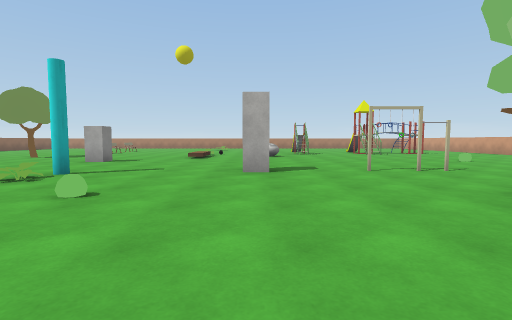
[1] (above)

21 first-person views from a walk through a 3-D level made in the Unity game engine. The camera is 1.2 m above the floor, tilts 4° down and sees 85° across. The floor is counted in squares, 2 m on a side. Each view is taken from the middle of a square. On the plan, view 1 faces up. The plan holds only what a view shows up to about 9 squares ahead; the rest is blank. Some surface patterns are stand-ins.

[2]
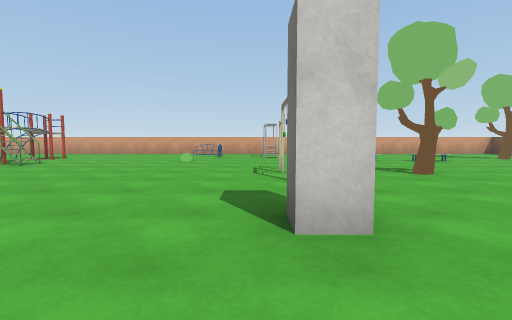

[3]
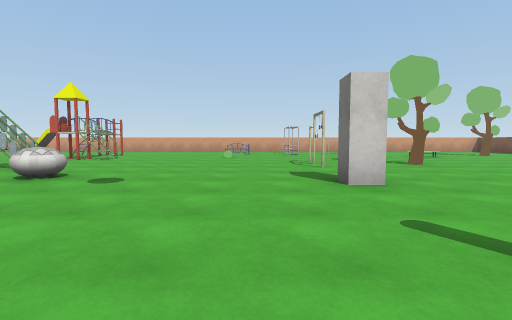

[4]
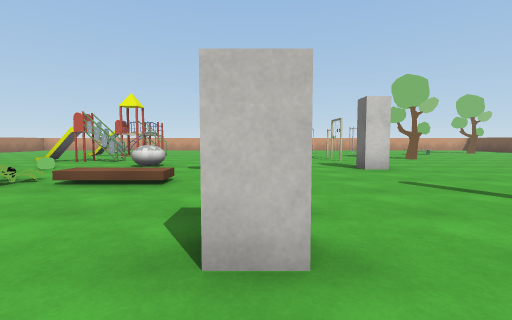

[5]
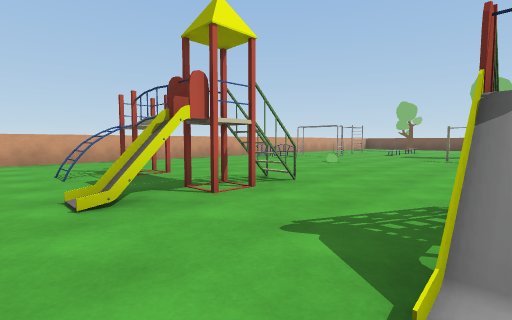

[6]
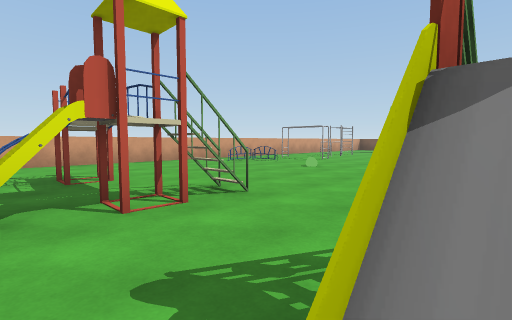

[7]
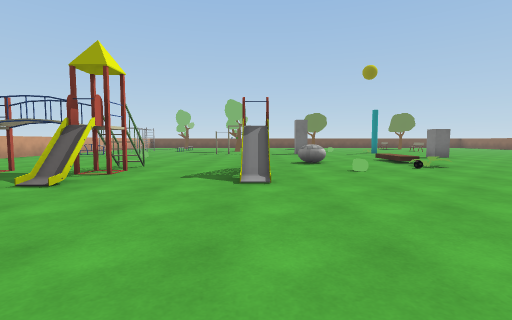

[8]
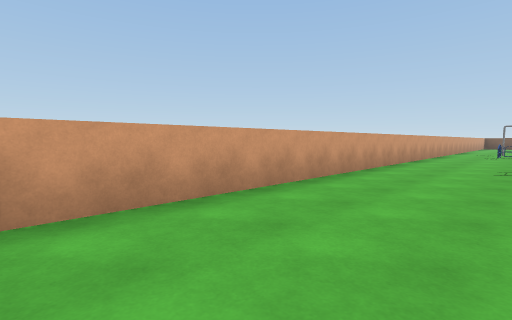

[9]
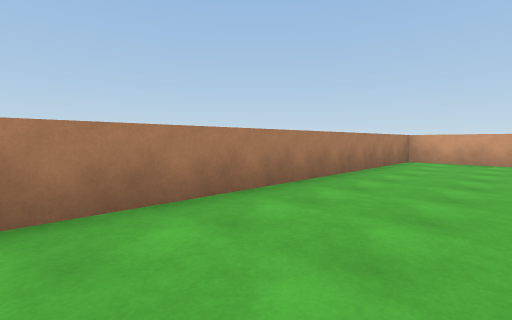

[10]
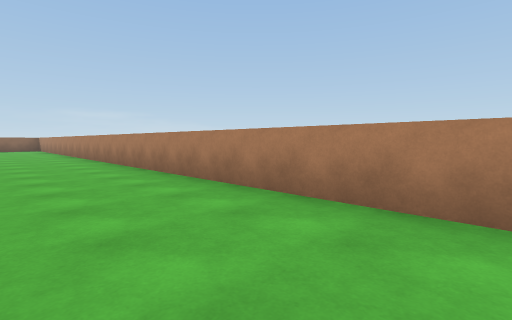

[11]
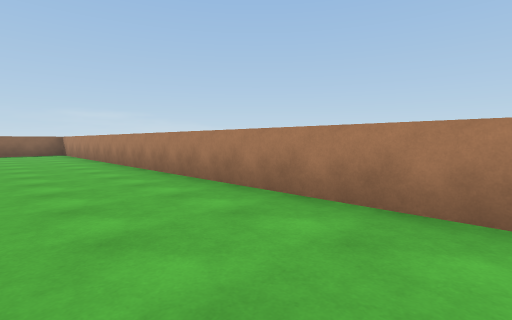

[12]
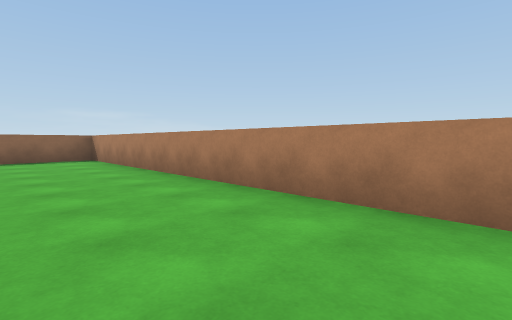

[13]
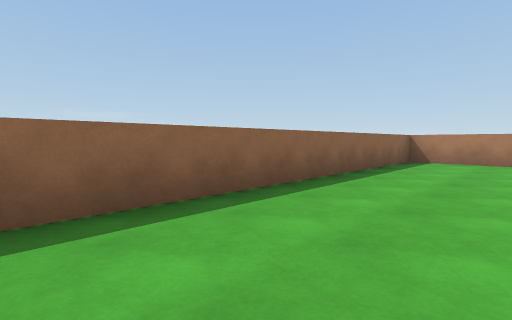

[14]
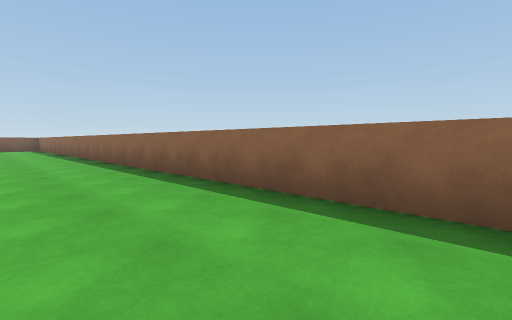

[15]
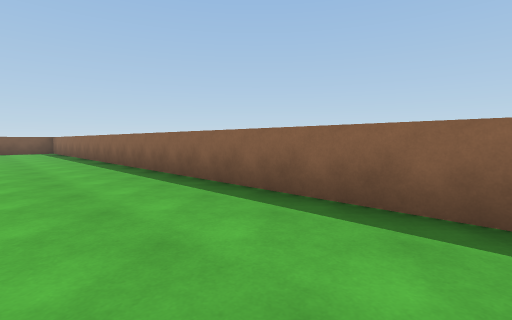

[16]
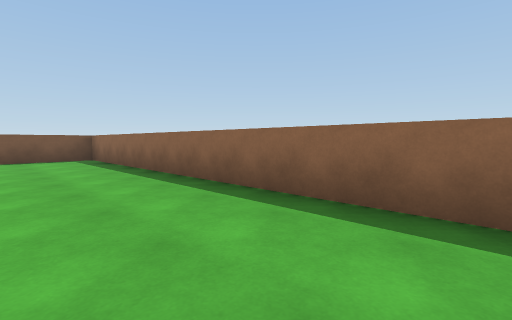

[17]
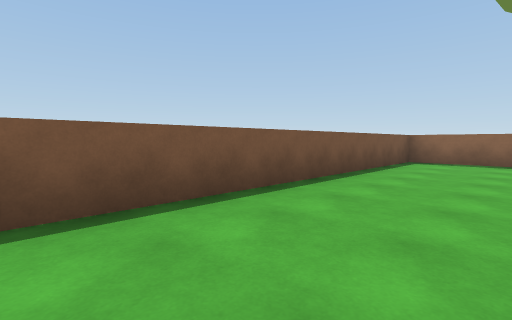

[18]
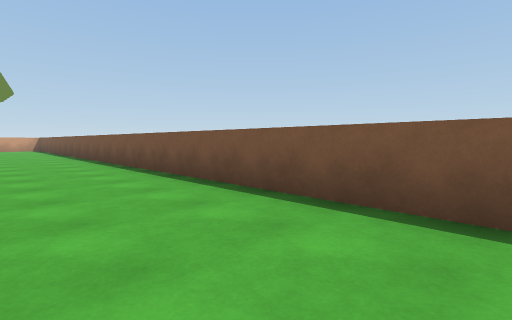

[19]
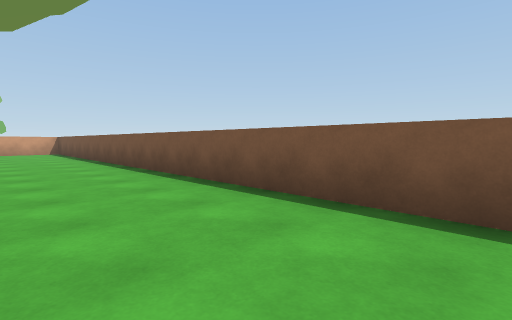

[20]
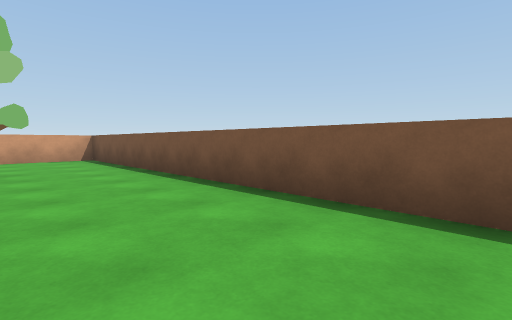

[21]
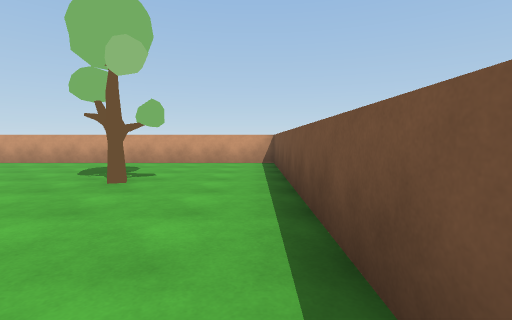

### Floor plan
Key: @ floor where view 1 was taken; # wall or solid block; . main floor; : floor 0.5 m higher than the main floor; / step, stairs or slope; = window, fence, low wall or low ledge; T thing the floor can be seen under or through; O other object.
Columns run from 15 left of view 1 to 11 right of it. Each row starts with its distance up from view 1.
 21 ###########################
 20 #.........................#
 19 #.........................#
 18 #.........................#
 17 #...            ...    ...#
 16 #...           .....   ...#
 15 #...          ............#
 14 #...         ..../..T.#...#
 13 #...        .....#..T.#...#
 12 #...       ../...#..T.....#
 11 #...       ../.==.........#
 10 #...   O  ...:..=.........#
  9 #...   ...................
  8 #...    ...O.........:..O
  7 #...     ..............O
  6 #...     ......O..O...
  5 #...      ..O.....O...
  4 #...       .........
  3 #...        .:....O..     #
  2 #...         .......... ..#
  1 #...          ......./....#
  0 #...           @  ........#
 -1 #...   O     O      ......#
 -2 #.....................O...#
 -3 #.........................#
 -4 #.........................#
 -5 ###########################

Where each view was taken, in squares from view 1:
view 1: 0 up, 0 right, facing up
view 2: 6 up, 2 left, facing right
view 3: 7 up, 4 left, facing right
view 4: 8 up, 6 left, facing right
view 5: 15 up, 2 right, facing down-right
view 6: 14 up, 2 right, facing down-right
view 7: 18 up, 2 right, facing down
view 8: 20 up, 8 right, facing down-right
view 9: 18 up, 2 right, facing up-right
view 10: 18 up, 5 right, facing up-left
view 11: 18 up, 1 left, facing up-left
view 12: 18 up, 5 left, facing up-left
view 13: 12 up, 12 left, facing up-left
view 14: 15 up, 12 left, facing down-left
view 15: 11 up, 12 left, facing down-left
view 16: 5 up, 12 left, facing down-left
view 17: 2 down, 6 left, facing down-left
view 18: 2 down, 9 left, facing down-right
view 19: 2 down, 4 left, facing down-right
view 20: 2 down, 1 right, facing down-right
view 21: 4 down, 3 right, facing right
